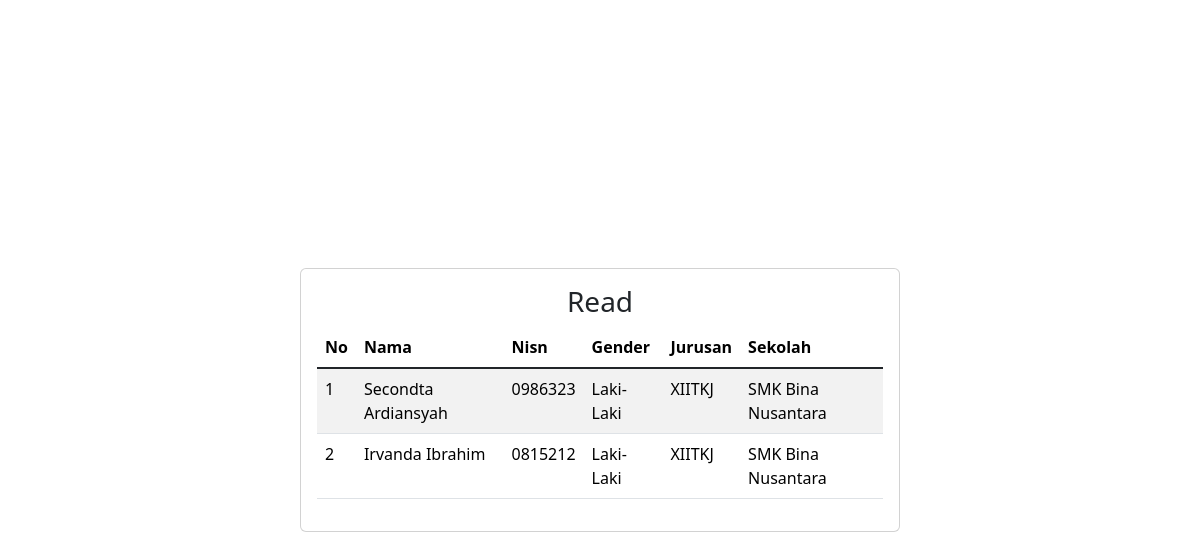
Screenshot of /relasi/relasi.php with the database file from the repository.
### tables this page shows
CREATE TABLE `siswa` (
  `id` INT(11) NOT NULL AUTO_INCREMENT,
  `nama_siswa` VARCHAR(255) DEFAULT NULL,
  `nisn` VARCHAR(255) DEFAULT NULL,
  `gender` VARCHAR(255) DEFAULT NULL,
  `id_kelas` INT(11) DEFAULT NULL,
  PRIMARY KEY (`id`),
  KEY `id_kelas` (`id_kelas`),
  CONSTRAINT `siswa_ibfk_1` FOREIGN KEY (`id_kelas`) REFERENCES `kelas` (`id`)
);

CREATE TABLE `kelas` (
  `id` INT(11) NOT NULL AUTO_INCREMENT,
  `tingkat_kelas` VARCHAR(255) DEFAULT NULL,
  `jurusan_kelas` VARCHAR(255) DEFAULT NULL,
  `id_sekolah` INT(11) DEFAULT NULL,
  `id_guru_walikelas` INT(11) DEFAULT NULL,
  PRIMARY KEY (`id`),
  KEY `id_sekolah` (`id_sekolah`),
  KEY `id_walikelas` (`id_guru_walikelas`),
  CONSTRAINT `kelas_ibfk_1` FOREIGN KEY (`id_sekolah`) REFERENCES `sekolah` (`id`),
  CONSTRAINT `kelas_ibfk_2` FOREIGN KEY (`id_guru_walikelas`) REFERENCES `guru` (`id`)
);

CREATE TABLE `sekolah` (
  `id` INT(11) NOT NULL AUTO_INCREMENT,
  `nama_sekolah` VARCHAR(255) DEFAULT NULL,
  `alamat_sekolah` VARCHAR(255) DEFAULT NULL,
  PRIMARY KEY (`id`)
);

### relasi/relasi.php (the view, shortened to what this page needs)
<?php include 'connect.php'?>
<!DOCTYPE html>
<html lang="en">
<head>
    <link href="https://cdn.jsdelivr.net/npm/bootstrap@5.3.1/dist/css/bootstrap.min.css" rel="stylesheet"
>
</head>
<body class="min-vh-100 d-flex align-items-center">
    <div class="card w-50 m-auto p-3">
        <h3 class="text-center">Read</h3>
        <table class="table table-striped table-hover">
            <thead>
                <tr>
                    <th>No</th>
                    <th>Nama</th>
                    <th>Nisn</th>
                    <th>Gender</th>
                    <th>Jurusan</th>
                    <th>Sekolah</th>
                </tr>
            </thead>
            <tbody class="table-group-divider">
                <?php
                   $sql = "SELECT * from siswa INNER JOIN kelas ON siswa.id_kelas = kelas.id INNER JOIN sekolah ON kelas.id_sekolah = sekolah.id";
                    $result = mysqli_query($conn, $sql);
                    $no = 1;
                    foreach($result as $row ):
                    ?>
                        <tr>
                            <td><?= $no++;?></td>
                            <td><?= $row['nama_siswa'];?></td>
                            <td><?= $row['nisn'];?></td>
                            <td><?= $row['gender'];?></td>
                            <td><?= $row['tingkat_kelas'].''.$row['jurusan_kelas'];?></td>
                            <td><?= $row['nama_sekolah'];?></td>
                        </tr>
                        <?php endforeach ;?>
                </tbody>
            </table>
        </div>
    </body>
</html>

### rows the page displays
siswa: nama_siswa "Secondta Ardiansyah", nisn "0986323", gender "Laki-Laki", id_kelas.tingkat_kelas "XII", id_kelas.jurusan_kelas "TKJ", sekolah.nama_sekolah "SMK Bina Nusantara"
siswa: nama_siswa "Irvanda Ibrahim", nisn "0815212", gender "Laki-Laki", id_kelas.tingkat_kelas "XII", id_kelas.jurusan_kelas "TKJ", sekolah.nama_sekolah "SMK Bina Nusantara"
